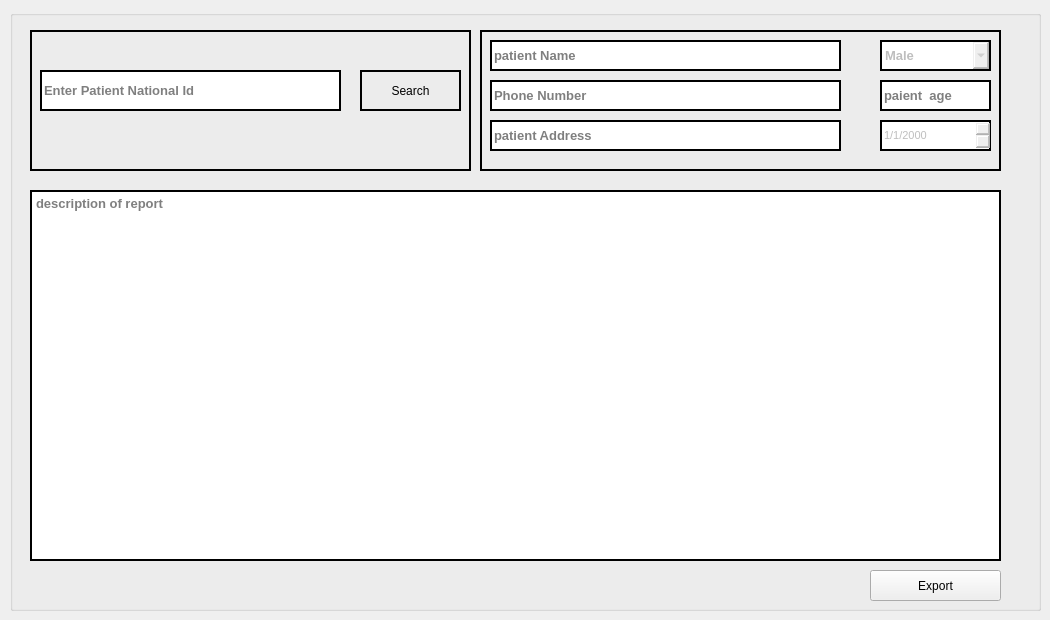
    <widget class="QWidget" name="tab_4">
     <attribute name="title">
      <string>Page</string>
     </attribute>
     <widget class="QGroupBox" name="groupBox_17">
      <property name="geometry">
       <rect>
        <x>10</x>
        <y>10</y>
        <width>1031</width>
        <height>601</height>
       </rect>
      </property>
      <property name="title">
       <string/>
      </property>
      <widget class="QGroupBox" name="groupBox_19">
       <property name="enabled">
        <bool>true</bool>
       </property>
       <property name="geometry">
        <rect>
         <x>470</x>
         <y>20</y>
         <width>521</width>
         <height>141</height>
        </rect>
       </property>
       <property name="styleSheet">
        <string notr="true">border:2px solid black</string>
       </property>
       <property name="title">
        <string/>
       </property>
       <widget class="QLineEdit" name="lineEdit_40">
        <property name="enabled">
         <bool>false</bool>
        </property>
        <property name="geometry">
         <rect>
          <x>400</x>
          <y>50</y>
          <width>111</width>
          <height>31</height>
         </rect>
        </property>
        <property name="font">
         <font>
          <pointsize>10</pointsize>
          <weight>75</weight>
          <bold>true</bold>
         </font>
        </property>
        <property name="text">
         <string/>
        </property>
        <property name="placeholderText">
         <string>paient  age</string>
        </property>
       </widget>
       <widget class="QDateEdit" name="dateEdit_3">
        <property name="enabled">
         <bool>false</bool>
        </property>
        <property name="geometry">
         <rect>
          <x>400</x>
          <y>90</y>
          <width>111</width>
          <height>31</height>
         </rect>
        </property>
        <property name="font">
         <font>
          <pointsize>8</pointsize>
          <weight>50</weight>
          <bold>false</bold>
         </font>
        </property>
        <property name="displayFormat">
         <string>d/M/yyyy</string>
        </property>
       </widget>
       <widget class="QComboBox" name="comboBox_5">
        <property name="geometry">
         <rect>
          <x>112</x>
          <y>240</y>
          <width>151</width>
          <height>31</height>
         </rect>
        </property>
        <item>
         <property name="text">
          <string>Male</string>
         </property>
        </item>
        <item>
         <property name="text">
          <string>Female</string>
         </property>
        </item>
       </widget>
       <widget class="QLineEdit" name="lineEdit_21">
        <property name="enabled">
         <bool>false</bool>
        </property>
        <property name="geometry">
         <rect>
          <x>10</x>
          <y>50</y>
          <width>351</width>
          <height>31</height>
         </rect>
        </property>
        <property name="font">
         <font>
          <pointsize>10</pointsize>
          <weight>75</weight>
          <bold>true</bold>
         </font>
        </property>
        <property name="placeholderText">
         <string>Phone Number</string>
        </property>
       </widget>
       <widget class="QLineEdit" name="lineEdit_22">
        <property name="enabled">
         <bool>false</bool>
        </property>
        <property name="geometry">
         <rect>
          <x>10</x>
          <y>90</y>
          <width>351</width>
          <height>31</height>
         </rect>
        </property>
        <property name="font">
         <font>
          <pointsize>10</pointsize>
          <weight>75</weight>
          <bold>true</bold>
         </font>
        </property>
        <property name="placeholderText">
         <string>patient Address</string>
        </property>
       </widget>
       <widget class="QComboBox" name="comboBox_6">
        <property name="enabled">
         <bool>false</bool>
        </property>
        <property name="geometry">
         <rect>
          <x>400</x>
          <y>10</y>
          <width>111</width>
          <height>31</height>
         </rect>
        </property>
        <property name="font">
         <font>
          <pointsize>10</pointsize>
          <weight>75</weight>
          <bold>true</bold>
         </font>
        </property>
        <item>
         <property name="text">
          <string>Male</string>
         </property>
        </item>
        <item>
         <property name="text">
          <string>Female</string>
         </property>
        </item>
       </widget>
       <widget class="QLineEdit" name="lineEdit_43">
        <property name="enabled">
         <bool>false</bool>
        </property>
        <property name="geometry">
         <rect>
          <x>10</x>
          <y>10</y>
          <width>351</width>
          <height>31</height>
         </rect>
        </property>
        <property name="font">
         <font>
          <pointsize>10</pointsize>
          <weight>75</weight>
          <bold>true</bold>
         </font>
        </property>
        <property name="placeholderText">
         <string>patient Name</string>
        </property>
       </widget>
      </widget>
      <widget class="QPushButton" name="pushButton_11">
       <property name="geometry">
        <rect>
         <x>860</x>
         <y>560</y>
         <width>131</width>
         <height>31</height>
        </rect>
       </property>
       <property name="text">
        <string>Export</string>
       </property>
      </widget>
      <widget class="QGroupBox" name="groupBox_18">
       <property name="geometry">
        <rect>
         <x>20</x>
         <y>20</y>
         <width>441</width>
         <height>141</height>
        </rect>
       </property>
       <property name="styleSheet">
        <string notr="true">border:2px solid black</string>
       </property>
       <property name="title">
        <string/>
       </property>
       <widget class="QLineEdit" name="lineEdit_15">
        <property name="geometry">
         <rect>
          <x>10</x>
          <y>40</y>
          <width>301</width>
          <height>41</height>
         </rect>
        </property>
        <property name="font">
         <font>
          <pointsize>10</pointsize>
          <weight>75</weight>
          <bold>true</bold>
         </font>
        </property>
        <property name="placeholderText">
         <string>Enter Patient National Id</string>
        </property>
       </widget>
       <widget class="QPushButton" name="pushButton_22">
        <property name="geometry">
         <rect>
          <x>330</x>
          <y>40</y>
          <width>101</width>
          <height>41</height>
         </rect>
        </property>
        <property name="styleSheet">
         <string notr="true"/>
        </property>
        <property name="text">
         <string>Search</string>
        </property>
        <property name="icon">
         <iconset resource="icons.qrc">
          <normaloff>:/imag/sear.png</normaloff>:/imag/sear.png</iconset>
        </property>
        <property name="iconSize">
         <size>
          <width>40</width>
          <height>40</height>
         </size>
        </property>
       </widget>
      </widget>
      <widget class="QTextEdit" name="textEdit_3">
       <property name="geometry">
        <rect>
         <x>20</x>
         <y>180</y>
         <width>971</width>
         <height>371</height>
        </rect>
       </property>
       <property name="font">
        <font>
         <pointsize>10</pointsize>
         <weight>75</weight>
         <bold>true</bold>
        </font>
       </property>
       <property name="styleSheet">
        <string notr="true">border:2px solid black</string>
       </property>
       <property name="placeholderText">
        <string>description of report</string>
       </property>
      </widget>
     </widget>
    </widget>
